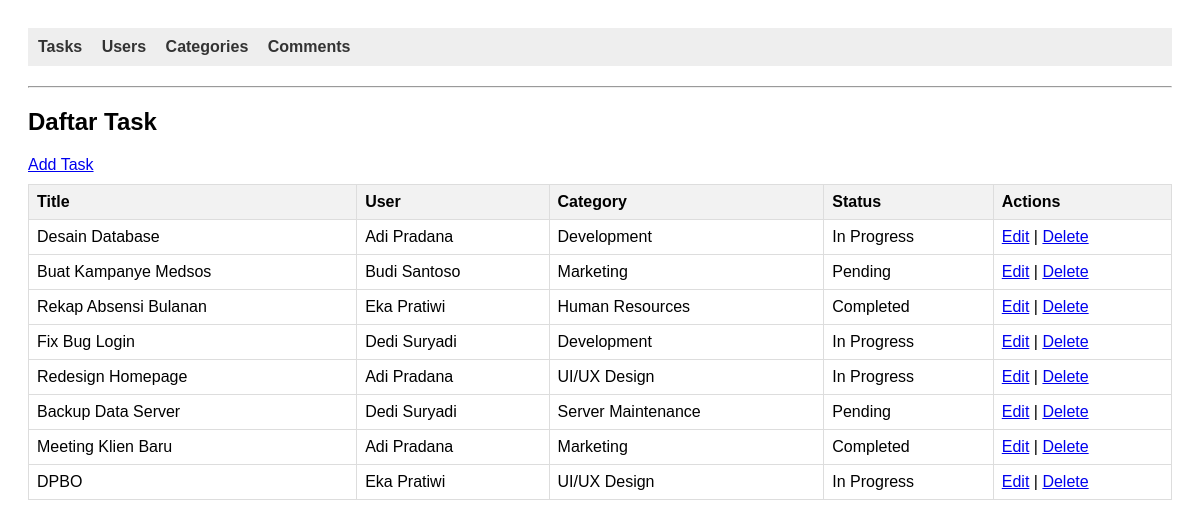
The page / on the database its author committed.
### tables this page shows
CREATE TABLE `tasks` (
  `id` int(11) NOT NULL,
  `title` varchar(200) NOT NULL,
  `description` text DEFAULT NULL,
  `status` enum('Pending','In Progress','Completed') DEFAULT 'Pending',
  `user_id` int(11) DEFAULT NULL,
  `category_id` int(11) DEFAULT NULL
);

CREATE TABLE `users` (
  `id` int(11) NOT NULL,
  `name` varchar(100) NOT NULL,
  `email` varchar(100) NOT NULL,
  `role` enum('Admin','Staff','Manager') DEFAULT 'Staff'
);

CREATE TABLE `categories` (
  `id` int(11) NOT NULL,
  `name` varchar(50) NOT NULL,
  `color` varchar(20) DEFAULT '#000000'
);

### models/Task.php (called while the page is built, shortened)
<?php
require_once "config/Database.php";
class Task
{
  private $conn;
  private $table = "tasks";
  public function __construct()
  {
    $database = new Database();
    $this->conn = $database->getConnection();
  }
  public function getAll()
  {
    $query = "SELECT t.*, u.name as user_name, c.name as category_name
                  FROM " . $this->table . " t
                  LEFT JOIN users u ON t.user_id = u.id
                  LEFT JOIN categories c ON t.category_id = c.id";
    $stmt = $this->conn->prepare($query);
    $stmt->execute();
    return $stmt->fetchAll(PDO::FETCH_ASSOC);
  }
}

### config/Database.php (called while the page is built, shortened)
<?php
class Database
{
  private $host = "localhost";
  private $database = "db_taskmanager";
  private $username = "root";
  private $password = "";
  public function getConnection()
  {
    $this->conn = null;
    try {
      $this->conn = new PDO("mysql:host=" . $this->host . ";dbname=" . $this->database, $this->username, $this->password);
      $this->conn->setAttribute(PDO::ATTR_ERRMODE, PDO::ERRMODE_EXCEPTION);
    } catch (PDOException $exception) {
      echo "Connection error: " . $exception->getMessage();
    }
    return $this->conn;
  }
}

### models/User.php (called while the page is built, shortened)
<?php
require_once "config/Database.php";
class User
{
  public function __construct()
  {
    $database = new Database();
  }
}

### models/Category.php (called while the page is built, shortened)
<?php
require_once "config/Database.php";
class Category
{
  public function __construct()
  {
    $database = new Database();
  }
}

### viewmodels/TaskViewModel.php (called while the page is built, shortened)
<?php
require_once 'models/Task.php';
require_once 'models/User.php';
require_once 'models/Category.php';
class TaskViewModel
{
  private $task;
  public function __construct()
  {
    $this->task = new Task();
  }
  public function getList()
  {
    return $this->task->getAll();
  }
}

### views/task_list.php (the view)
<?php require_once 'views/template/header.php'; ?>
<h2>Daftar Task</h2>
<a href="index.php?entity=task&action=add">Add Task</a>
<table>
  <tr>
    <th>Title</th>
    <th>User</th>
    <th>Category</th>
    <th>Status</th>
    <th>Actions</th>
  </tr>
  <?php foreach ($taskList as $t): ?>
    <tr>
      <td><?= htmlspecialchars($t['title']) ?></td>
      <td><?= htmlspecialchars($t['user_name']) ?></td>
      <td><?= htmlspecialchars($t['category_name']) ?></td>
      <td><?= htmlspecialchars($t['status']) ?></td>
      <td>
        <a href="index.php?entity=task&action=edit&id=<?= $t['id'] ?>">Edit</a> |
        <a href="index.php?entity=task&action=delete&id=<?= $t['id'] ?>" onclick="return confirm('Hapus?')">Delete</a>
      </td>
    </tr>
  <?php endforeach; ?>
</table>
<?php require_once 'views/template/footer.php'; ?>

### index.php (shortened to what this page needs)
<?php
require_once 'viewmodels/TaskViewModel.php';
$entity = isset($_GET['entity']) ? $_GET['entity'] : 'task';
$action = isset($_GET['action']) ? $_GET['action'] : 'list';
if ($entity === 'user') {
  $vm = new UserViewModel();
  switch ($action) {
    case 'list':
      $userList = $vm->getList();
      require_once 'views/user_list.php';
      break;
    case 'add':
      require_once 'views/user_form.php';
      break;
    case 'edit':
      $user = $vm->getById($_GET['id']);
      require_once 'views/user_form.php';
      break;
    case 'save':
      $vm->add($_POST['name'], $_POST['email'], $_POST['role']);
      header('Location: index.php?entity=user&action=list');
      break;
    case 'update':
      $vm->update($_GET['id'], $_POST['name'], $_POST['email'], $_POST['role']);
      header('Location: index.php?entity=user&action=list');
      break;
    case 'delete':
      $vm->delete($_GET['id']);
      header('Location: index.php?entity=user&action=list');
      break;
  }
}
elseif ($entity === 'task') {
  $vm = new TaskViewModel();
  switch ($action) {
    case 'list':
      $taskList = $vm->getList();
      require_once 'views/task_list.php';
      break;
  }
} else {
  echo "Entity not found. <a href='index.php'>Go Home</a>";
}
?>

### views/template/header.php (shortened to what this page needs)
<!DOCTYPE html>
<html lang="en">
<head>
</head>
<body>
  <nav>
    <a href="index.php?entity=task">Tasks</a>
    <a href="index.php?entity=user">Users</a>
    <a href="index.php?entity=category">Categories</a>
    <a href="index.php?entity=comment">Comments</a>
  </nav>
  <hr>

### views/template/footer.php
</body>
</html>

### views/template/header.php (style rules this page uses)
body { font-family: sans-serif; padding: 20px; }
nav { background: #eee; padding: 10px; margin-bottom: 20px; }
nav a { margin-right: 15px; text-decoration: none; color: #333; font-weight: bold; }
table { border-collapse: collapse; width: 100%; margin-top: 10px; }
th, td { border: 1px solid #ddd; padding: 8px; text-align: left; }
th { background-color: #f2f2f2; }

### rows shown on the page
tasks: title "Desain Database", user.name "Adi Pradana", category.name "Development", status "In Progress"
tasks: title "Buat Kampanye Medsos", user.name "Budi Santoso", category.name "Marketing", status "Pending"
tasks: title "Rekap Absensi Bulanan", user.name "Eka Pratiwi", category.name "Human Resources", status "Completed"
tasks: title "Fix Bug Login", user.name "Dedi Suryadi", category.name "Development", status "In Progress"
tasks: title "Redesign Homepage", user.name "Adi Pradana", category.name "UI/UX Design", status "In Progress"
tasks: title "Backup Data Server", user.name "Dedi Suryadi", category.name "Server Maintenance", status "Pending"
tasks: title "Meeting Klien Baru", user.name "Adi Pradana", category.name "Marketing", status "Completed"
tasks: title "DPBO", user.name "Eka Pratiwi", category.name "UI/UX Design", status "In Progress"
